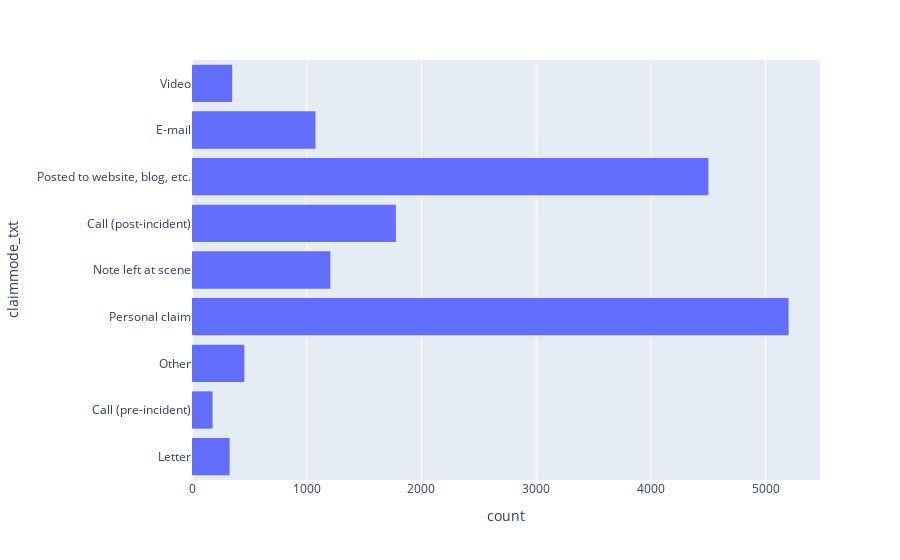

The code cell stored with this chart in its notebook:
### Markdown cell above
Visualiser le nombre d’attaques terroristes par mode de réclamation (ordre décroissant)

### Code cell
express.histogram(cleaned_data,y="claimmode_txt")

### Figure 1 — Plotly figure (JSON) as saved in the notebook; plotly's stock layout.template omitted (floating-point values rounded to 4 significant figures; data arrays with more than 128 entries replaced by an {"elided": "..."} marker saying what was removed)
{"data": [{"alignmentgroup": "True", "bingroup": "y", "hovertemplate": "count=%{x}<br>claimmode_txt=%{y}<extra></extra>", "legendgroup": "", "marker": {"color": "#636efa", "pattern": {"shape": ""}}, "name": "", "offsetgroup": "", "orientation": "h", "showlegend": false, "type": "histogram", "xaxis": "x", "y": {"elided": "15073 str values"}, "yaxis": "y"}], "layout": {"barmode": "relative", "legend": {"tracegroupgap": 0}, "margin": {"t": 60}, "xaxis": {"anchor": "y", "domain": [0, 1], "title": {"text": "count"}}, "yaxis": {"anchor": "x", "domain": [0, 1], "title": {"text": "claimmode_txt"}}}}
